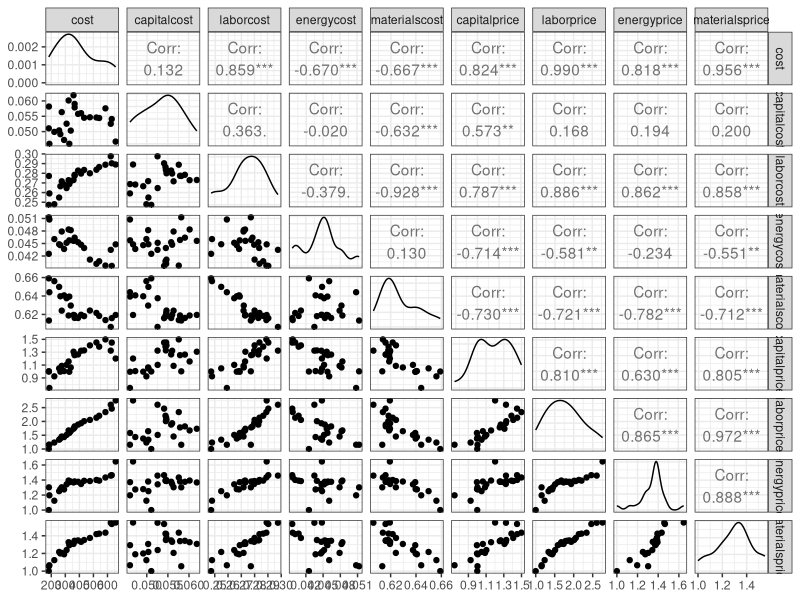
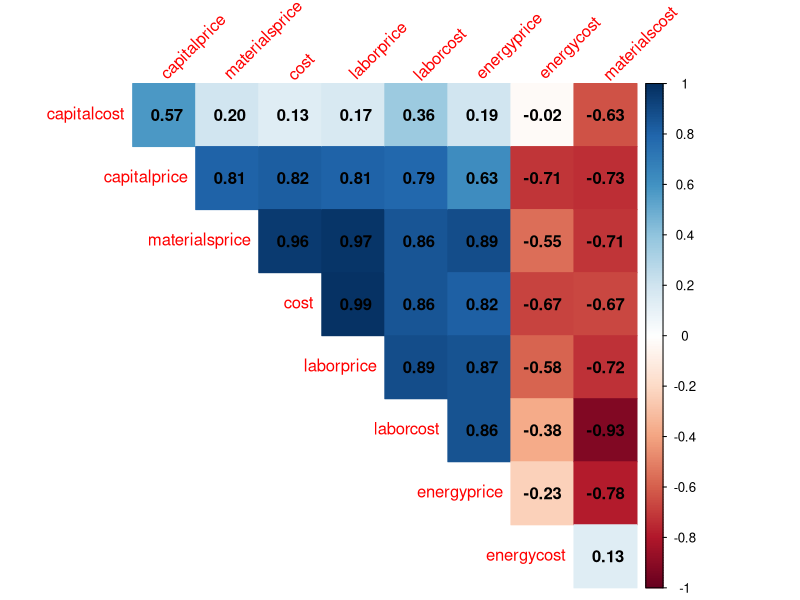
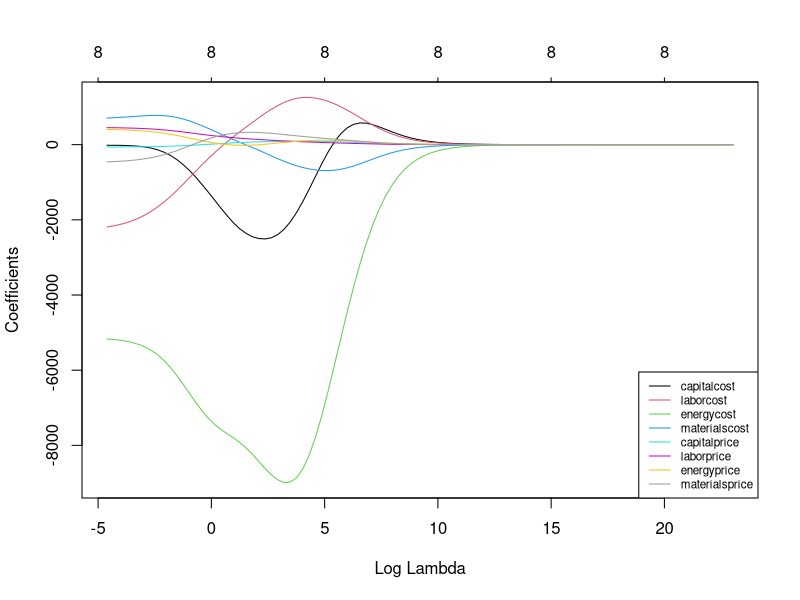
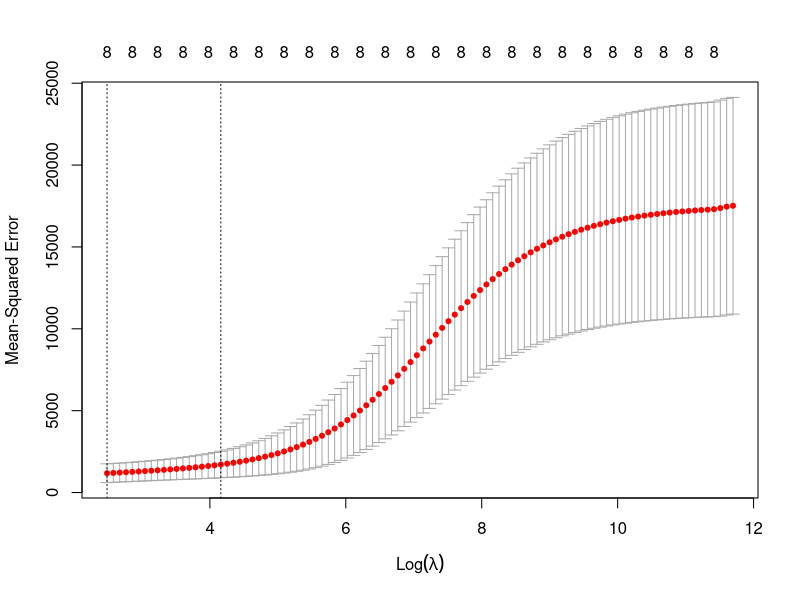
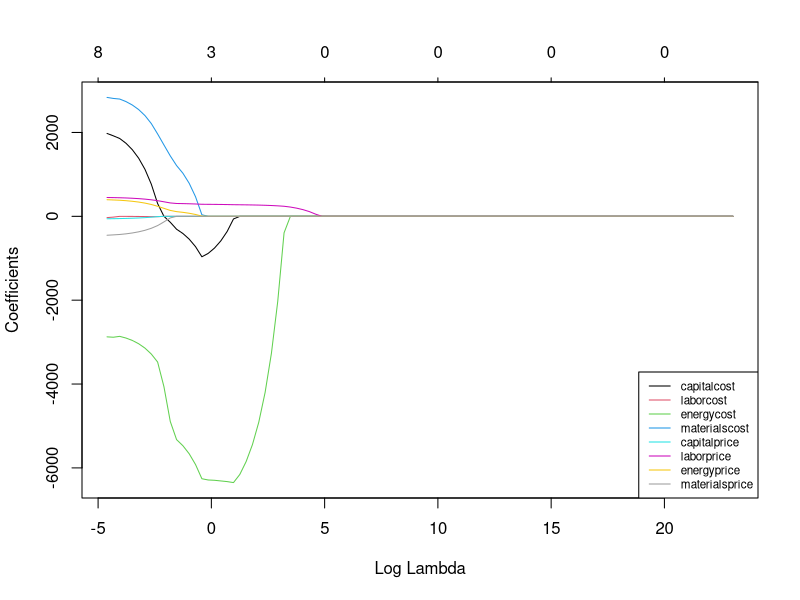
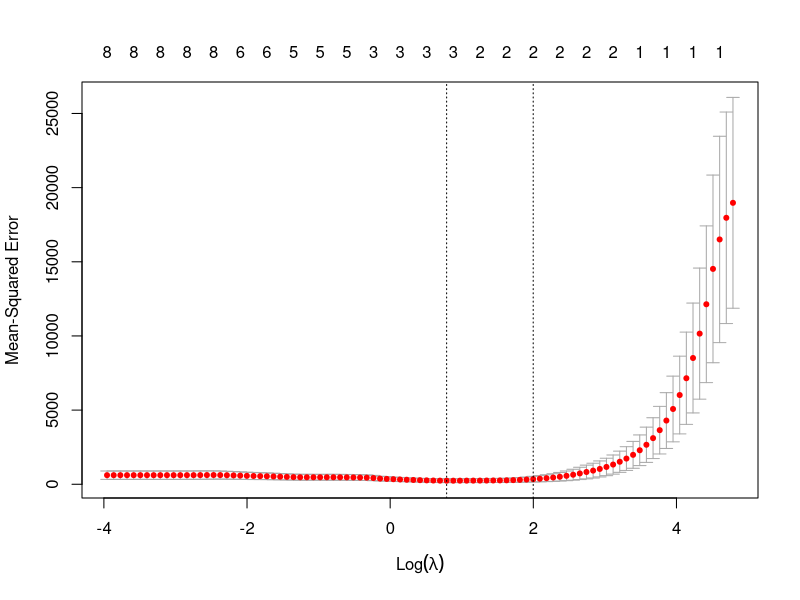

Write the R code that produced these figures, in order.
## ---- chunk 1
#| message: false
#| warning: false

library(AER)
library(corrplot)
library(GGally)
library(glmnet)
library(car)
## ---- chunk 2
#| message: false
#| warning: false

data("ManufactCosts")
dados <- data.frame(ManufactCosts)
ggpairs(dados) + theme_bw()
## ---- chunk 3
#| message: false
#| warning: false

r <- cor(dados)
corrplot::corrplot(r, 
                   method = "color",
                   type = "upper", 
                   order = "hclust",
                   addCoef.col = "black",
                   tl.srt = 45, diag = F)
## ---- chunk 4
X <- model.matrix(cost ~ ., dados)[,-1]
y <- dados$cost

tr <- round(0.5*nrow(dados))
set.seed(45)
treino <- sample(1:nrow(dados), tr, replace = F)
X.treino <- X[treino,]
y.treino <- y[treino]
## ---- chunk 5
grid <- 10^seq(10, -2, length = 100)
## ---- chunk 6
rid1 <- glmnet(X.treino, y.treino, alpha = 0, lambda = grid)
## ---- chunk 7
plot(rid1, xvar = "lambda", col = 1:8)
legend("bottomright", lwd = 1, col = 1:8, legend = colnames(X.treino), cex = .7)
## ---- chunk 8
metrics <- function(obs, pred) {
  
  RSE <- sum((obs - pred)^2)
  SST <- sum((obs - mean(obs))^2)
  R2 <- 1 - RSE/SST 
  
  MAE <-  mean(abs(obs - pred))
  
  RMSE <- sqrt(mean((obs - pred)^2))
  
  return(
    data.frame(RMSE = RMSE,
               MAE = MAE,
               R2 = R2))
}
## ---- chunk 9
X.teste <- X[-treino,]
y.teste <- y[-treino]
## ---- chunk 10
rid1.pred <- predict(rid1, s = .02, newx = X.teste)
metrics(y.teste, rid1.pred)
## ---- chunk 11
rid2.pred <- predict(rid1, s = 0, newx = X.teste)
metrics(y.teste,rid2.pred)
## ---- chunk 12
rid3.pred <- predict(rid1, s = 1e10, newx = X.teste)
metrics(y.teste,rid3.pred)
## ---- chunk 13
rid.cv <- cv.glmnet(X.treino, y.treino, alpha = 0)
plot(rid.cv)
bestlam <- rid.cv$lambda.min # selecionando lambda otimo
bestlam
## ---- chunk 14
ridge.pred <- predict(rid.cv, s = bestlam, newx = X.teste)
metrics(y.teste,ridge.pred)
## ---- chunk 15
out <- glmnet(X,y, alpha =0)
predict(out, type = "coefficients", s = bestlam)
## ---- chunk 16
lm1 <- lm(cost~., dados[treino,])
summary(lm1)
## ---- chunk 17
lm1.pred <- predict(lm1, newdata =  dados[-treino,-1])
metrics(y.teste, lm1.pred)
## ---- chunk 18
vif(lm1)
## ---- chunk 19
lasso1 <- glmnet(X.treino, y.treino, alpha = 1, lambda = grid)
## ---- chunk 20
plot(lasso1, xvar = "lambda", col = 1:8)
legend("bottomright", lwd = 1, col = 1:8, legend = colnames(X.treino), cex = .7)
## ---- chunk 21
lasso1.pred <- predict(lasso1, s = .02, newx = X.teste)
metrics(y.teste,lasso1.pred)
## ---- chunk 22
lasso2.pred <- predict(lasso1, s = 0, newx = X.teste)
metrics(y.teste,lasso2.pred)
## ---- chunk 23
lasso3.pred <- predict(lasso1, s = 1e10, newx = X.teste)
metrics(y.teste,lasso3.pred)
## ---- chunk 24
#| message: false
#| warning: false

lasso.cv <- cv.glmnet(X.treino, y.treino, alpha = 1)
plot(lasso.cv)
## ---- chunk 25
bestlam <- lasso.cv$lambda.min # lambda otimo
bestlam
## ---- chunk 26
lasso.pred <- predict(lasso.cv, s = bestlam, newx = X.teste)
metrics(y.teste,lasso.pred)
## ---- chunk 27
out <- glmnet(X,y, alpha = 1)
predict(out , type = "coefficients", s = bestlam)
